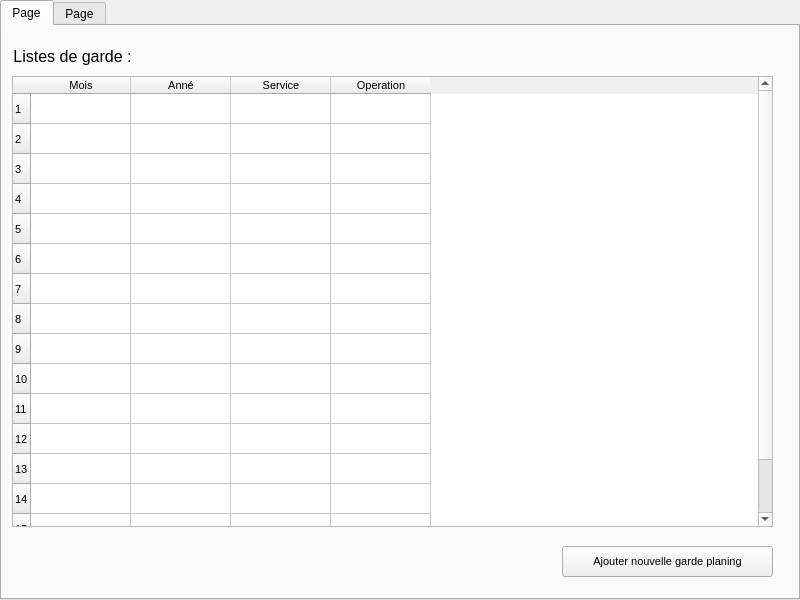
<?xml version="1.0" encoding="UTF-8"?>
<ui version="4.0">
 <class>MainWindow</class>
 <widget class="QMainWindow" name="MainWindow">
  <property name="geometry">
   <rect>
    <x>0</x>
    <y>0</y>
    <width>800</width>
    <height>600</height>
   </rect>
  </property>
  <property name="minimumSize">
   <size>
    <width>800</width>
    <height>600</height>
   </size>
  </property>
  <property name="maximumSize">
   <size>
    <width>800</width>
    <height>600</height>
   </size>
  </property>
  <property name="windowTitle">
   <string>Service des urgences</string>
  </property>
  <widget class="QWidget" name="centralwidget">
   <widget class="QTabWidget" name="tabWidget">
    <property name="geometry">
     <rect>
      <x>0</x>
      <y>0</y>
      <width>800</width>
      <height>600</height>
     </rect>
    </property>
    <property name="sizePolicy">
     <sizepolicy hsizetype="Fixed" vsizetype="Fixed">
      <horstretch>0</horstretch>
      <verstretch>0</verstretch>
     </sizepolicy>
    </property>
    <property name="minimumSize">
     <size>
      <width>800</width>
      <height>600</height>
     </size>
    </property>
    <property name="maximumSize">
     <size>
      <width>800</width>
      <height>600</height>
     </size>
    </property>
    <property name="focusPolicy">
     <enum>Qt::StrongFocus</enum>
    </property>
    <property name="currentIndex">
     <number>0</number>
    </property>
    <widget class="QWidget" name="tab">
     <property name="sizePolicy">
      <sizepolicy hsizetype="Fixed" vsizetype="Fixed">
       <horstretch>0</horstretch>
       <verstretch>0</verstretch>
      </sizepolicy>
     </property>
     <property name="font">
      <font>
       <pointsize>8</pointsize>
      </font>
     </property>
     <attribute name="title">
      <string>Page</string>
     </attribute>
     <widget class="QLabel" name="label_4">
      <property name="geometry">
       <rect>
        <x>-10</x>
        <y>20</y>
        <width>161</width>
        <height>21</height>
       </rect>
      </property>
      <property name="font">
       <font>
        <pointsize>12</pointsize>
       </font>
      </property>
      <property name="text">
       <string>Listes de garde :</string>
      </property>
      <property name="alignment">
       <set>Qt::AlignCenter</set>
      </property>
     </widget>
     <widget class="QTableWidget" name="tableWidget_2">
      <property name="geometry">
       <rect>
        <x>10</x>
        <y>50</y>
        <width>761</width>
        <height>451</height>
       </rect>
      </property>
      <property name="sizePolicy">
       <sizepolicy hsizetype="Fixed" vsizetype="Fixed">
        <horstretch>0</horstretch>
        <verstretch>0</verstretch>
       </sizepolicy>
      </property>
      <property name="editTriggers">
       <set>QAbstractItemView::NoEditTriggers</set>
      </property>
      <property name="selectionMode">
       <enum>QAbstractItemView::NoSelection</enum>
      </property>
      <property name="selectionBehavior">
       <enum>QAbstractItemView::SelectRows</enum>
      </property>
      <row>
       <property name="text">
        <string>1</string>
       </property>
      </row>
      <row>
       <property name="text">
        <string>2</string>
       </property>
      </row>
      <row>
       <property name="text">
        <string>3</string>
       </property>
      </row>
      <row>
       <property name="text">
        <string>4</string>
       </property>
      </row>
      <row>
       <property name="text">
        <string>5</string>
       </property>
      </row>
      <row>
       <property name="text">
        <string>6</string>
       </property>
      </row>
      <row>
       <property name="text">
        <string>7</string>
       </property>
      </row>
      <row>
       <property name="text">
        <string>8</string>
       </property>
      </row>
      <row>
       <property name="text">
        <string>9</string>
       </property>
      </row>
      <row>
       <property name="text">
        <string>10</string>
       </property>
      </row>
      <row>
       <property name="text">
        <string>11</string>
       </property>
      </row>
      <row>
       <property name="text">
        <string>12</string>
       </property>
      </row>
      <row>
       <property name="text">
        <string>13</string>
       </property>
      </row>
      <row>
       <property name="text">
        <string>14</string>
       </property>
      </row>
      <row>
       <property name="text">
        <string>15</string>
       </property>
      </row>
      <row>
       <property name="text">
        <string>16</string>
       </property>
      </row>
      <column>
       <property name="text">
        <string>Mois</string>
       </property>
       <property name="textAlignment">
        <set>AlignCenter</set>
       </property>
      </column>
      <column>
       <property name="text">
        <string>Anné</string>
       </property>
       <property name="textAlignment">
        <set>AlignCenter</set>
       </property>
      </column>
      <column>
       <property name="text">
        <string>Service</string>
       </property>
       <property name="textAlignment">
        <set>AlignCenter</set>
       </property>
      </column>
      <column>
       <property name="text">
        <string>Operation</string>
       </property>
      </column>
      <item row="0" column="0">
       <property name="text">
        <string/>
       </property>
       <property name="textAlignment">
        <set>AlignCenter</set>
       </property>
      </item>
     </widget>
     <widget class="QPushButton" name="pushButton_4">
      <property name="geometry">
       <rect>
        <x>560</x>
        <y>520</y>
        <width>211</width>
        <height>31</height>
       </rect>
      </property>
      <property name="sizePolicy">
       <sizepolicy hsizetype="Preferred" vsizetype="Fixed">
        <horstretch>0</horstretch>
        <verstretch>0</verstretch>
       </sizepolicy>
      </property>
      <property name="text">
       <string>Ajouter nouvelle garde planing</string>
      </property>
     </widget>
    </widget>
    <widget class="QWidget" name="tab_2">
     <property name="sizePolicy">
      <sizepolicy hsizetype="Fixed" vsizetype="Fixed">
       <horstretch>0</horstretch>
       <verstretch>0</verstretch>
      </sizepolicy>
     </property>
     <property name="font">
      <font>
       <pointsize>8</pointsize>
      </font>
     </property>
     <attribute name="title">
      <string>Page</string>
     </attribute>
     <widget class="QLabel" name="label">
      <property name="geometry">
       <rect>
        <x>440</x>
        <y>20</y>
        <width>191</width>
        <height>21</height>
       </rect>
      </property>
      <property name="font">
       <font>
        <pointsize>12</pointsize>
       </font>
      </property>
      <property name="text">
       <string>Ajouter nouveau medecin :</string>
      </property>
      <property name="alignment">
       <set>Qt::AlignCenter</set>
      </property>
     </widget>
     <widget class="QWidget" name="widget" native="true">
      <property name="geometry">
       <rect>
        <x>430</x>
        <y>10</y>
        <width>6</width>
        <height>551</height>
       </rect>
      </property>
      <property name="focusPolicy">
       <enum>Qt::StrongFocus</enum>
      </property>
     </widget>
     <widget class="QLabel" name="label_2">
      <property name="geometry">
       <rect>
        <x>460</x>
        <y>80</y>
        <width>101</width>
        <height>16</height>
       </rect>
      </property>
      <property name="font">
       <font>
        <pointsize>10</pointsize>
       </font>
      </property>
      <property name="text">
       <string>nom de medcin :</string>
      </property>
     </widget>
     <widget class="QLineEdit" name="lineEdit">
      <property name="geometry">
       <rect>
        <x>460</x>
        <y>100</y>
        <width>221</width>
        <height>20</height>
       </rect>
      </property>
     </widget>
     <widget class="QLabel" name="label_3">
      <property name="geometry">
       <rect>
        <x>0</x>
        <y>20</y>
        <width>161</width>
        <height>21</height>
       </rect>
      </property>
      <property name="font">
       <font>
        <pointsize>12</pointsize>
       </font>
      </property>
      <property name="text">
       <string>Liste des medecins :</string>
      </property>
      <property name="alignment">
       <set>Qt::AlignCenter</set>
      </property>
     </widget>
     <widget class="QPushButton" name="pushButton">
      <property name="geometry">
       <rect>
        <x>610</x>
        <y>140</y>
        <width>75</width>
        <height>23</height>
       </rect>
      </property>
      <property name="font">
       <font>
        <pointsize>8</pointsize>
        <weight>50</weight>
        <bold>false</bold>
       </font>
      </property>
      <property name="text">
       <string>Ajouter</string>
      </property>
      <property name="icon">
       <iconset>
        <normaloff>../asstes/images/plus.png</normaloff>../asstes/images/plus.png</iconset>
      </property>
     </widget>
     <widget class="QPushButton" name="pushButton_2">
      <property name="geometry">
       <rect>
        <x>334</x>
        <y>530</y>
        <width>91</width>
        <height>23</height>
       </rect>
      </property>
      <property name="text">
       <string>suprimmer</string>
      </property>
     </widget>
     <widget class="QPushButton" name="pushButton_3">
      <property name="geometry">
       <rect>
        <x>230</x>
        <y>530</y>
        <width>91</width>
        <height>23</height>
       </rect>
      </property>
      <property name="text">
       <string>Metre a jour</string>
      </property>
     </widget>
     <widget class="QTableWidget" name="tableWidget">
      <property name="enabled">
       <bool>true</bool>
      </property>
      <property name="geometry">
       <rect>
        <x>10</x>
        <y>50</y>
        <width>411</width>
        <height>471</height>
       </rect>
      </property>
      <property name="sizePolicy">
       <sizepolicy hsizetype="Fixed" vsizetype="Fixed">
        <horstretch>0</horstretch>
        <verstretch>0</verstretch>
       </sizepolicy>
      </property>
      <property name="cursor" stdset="0">
       <cursorShape>ForbiddenCursor</cursorShape>
      </property>
      <property name="editTriggers">
       <set>QAbstractItemView::NoEditTriggers</set>
      </property>
      <row>
       <property name="text">
        <string>1</string>
       </property>
      </row>
      <row>
       <property name="text">
        <string>2</string>
       </property>
      </row>
      <row>
       <property name="text">
        <string>3</string>
       </property>
      </row>
      <row>
       <property name="text">
        <string>4</string>
       </property>
      </row>
      <row>
       <property name="text">
        <string>5</string>
       </property>
      </row>
      <row>
       <property name="text">
        <string>6</string>
       </property>
      </row>
      <row>
       <property name="text">
        <string>7</string>
       </property>
      </row>
      <row>
       <property name="text">
        <string>8</string>
       </property>
      </row>
      <row>
       <property name="text">
        <string>9</string>
       </property>
      </row>
      <row>
       <property name="text">
        <string>10</string>
       </property>
      </row>
      <row>
       <property name="text">
        <string>11</string>
       </property>
      </row>
      <row>
       <property name="text">
        <string>12</string>
       </property>
      </row>
      <row>
       <property name="text">
        <string>13</string>
       </property>
      </row>
      <row>
       <property name="text">
        <string>14</string>
       </property>
      </row>
      <row>
       <property name="text">
        <string>15</string>
       </property>
      </row>
      <row>
       <property name="text">
        <string>16</string>
       </property>
      </row>
      <row>
       <property name="text">
        <string>17</string>
       </property>
      </row>
      <row>
       <property name="text">
        <string>18</string>
       </property>
      </row>
      <row>
       <property name="text">
        <string>19</string>
       </property>
      </row>
      <row>
       <property name="text">
        <string>20</string>
       </property>
      </row>
      <row>
       <property name="text">
        <string>21</string>
       </property>
      </row>
      <row>
       <property name="text">
        <string>22</string>
       </property>
      </row>
      <row>
       <property name="text">
        <string>23</string>
       </property>
      </row>
      <row>
       <property name="text">
        <string>24</string>
       </property>
      </row>
      <row>
       <property name="text">
        <string>25</string>
       </property>
      </row>
      <row>
       <property name="text">
        <string>26</string>
       </property>
      </row>
      <row>
       <property name="text">
        <string>27</string>
       </property>
      </row>
      <row>
       <property name="text">
        <string>28</string>
       </property>
      </row>
      <row>
       <property name="text">
        <string>29</string>
       </property>
      </row>
      <row>
       <property name="text">
        <string>30</string>
       </property>
      </row>
      <column>
       <property name="text">
        <string>Id</string>
       </property>
      </column>
      <column>
       <property name="text">
        <string>Nom et prenom</string>
       </property>
      </column>
      <column>
       <property name="text">
        <string>Service</string>
       </property>
      </column>
     </widget>
    </widget>
   </widget>
  </widget>
 </widget>
 <resources/>
 <connections/>
</ui>
